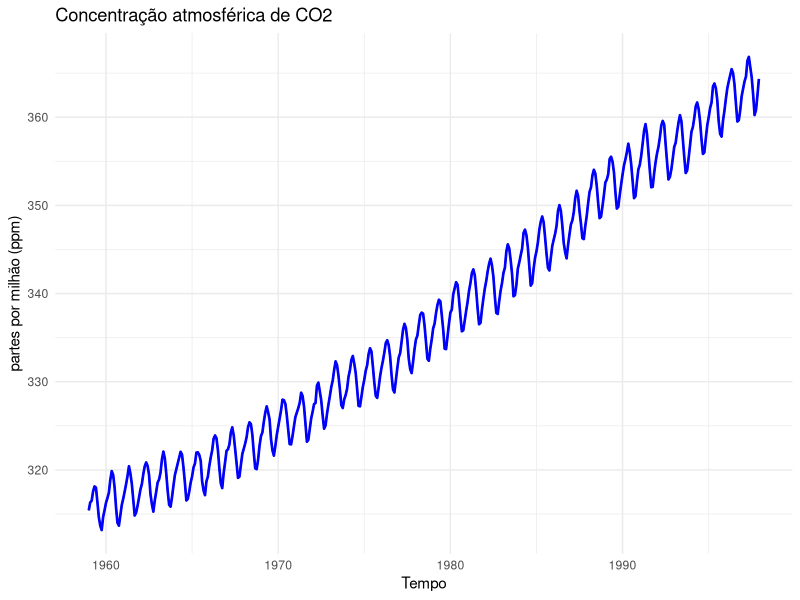
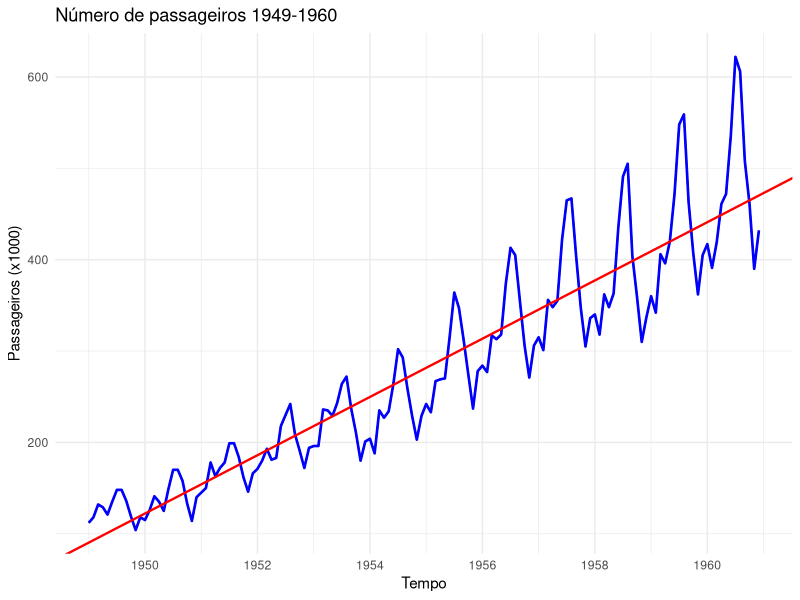
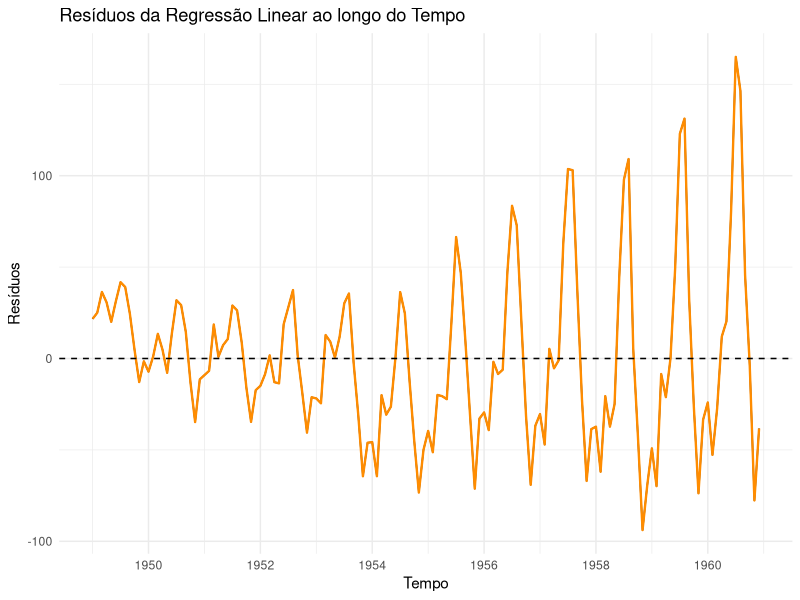
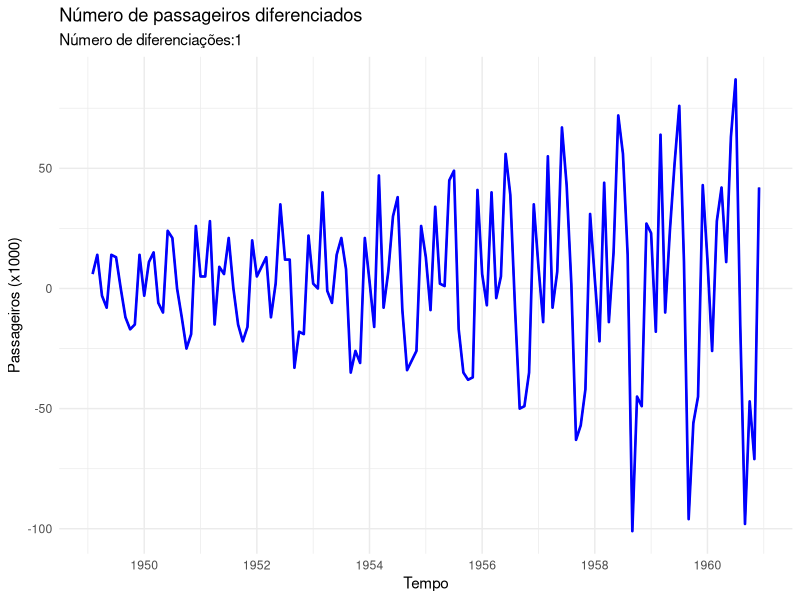
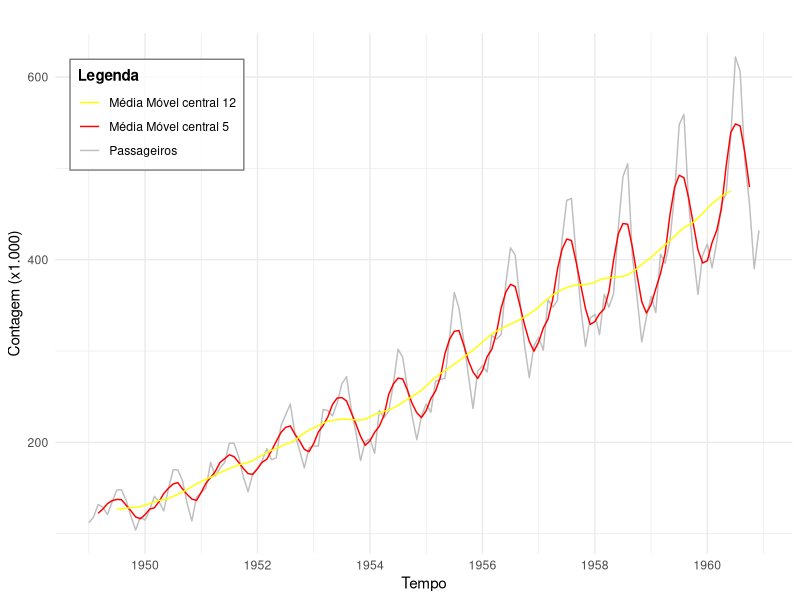
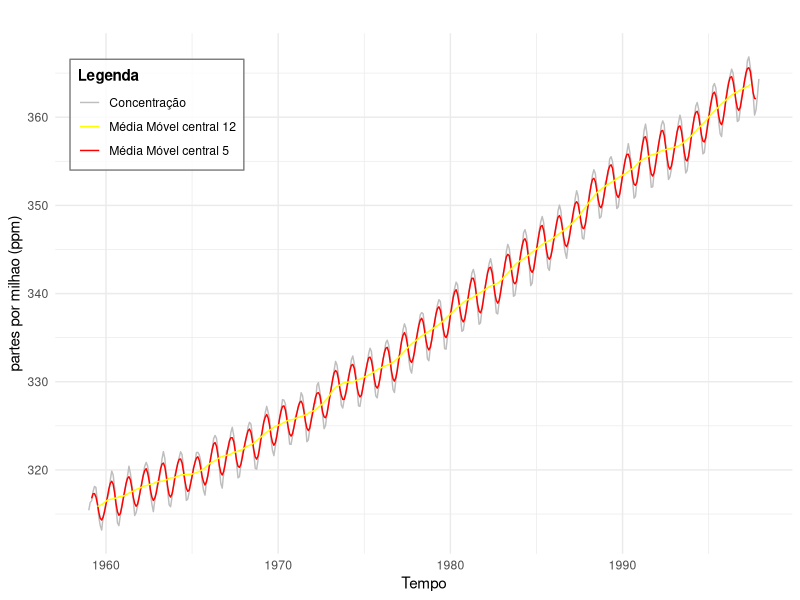
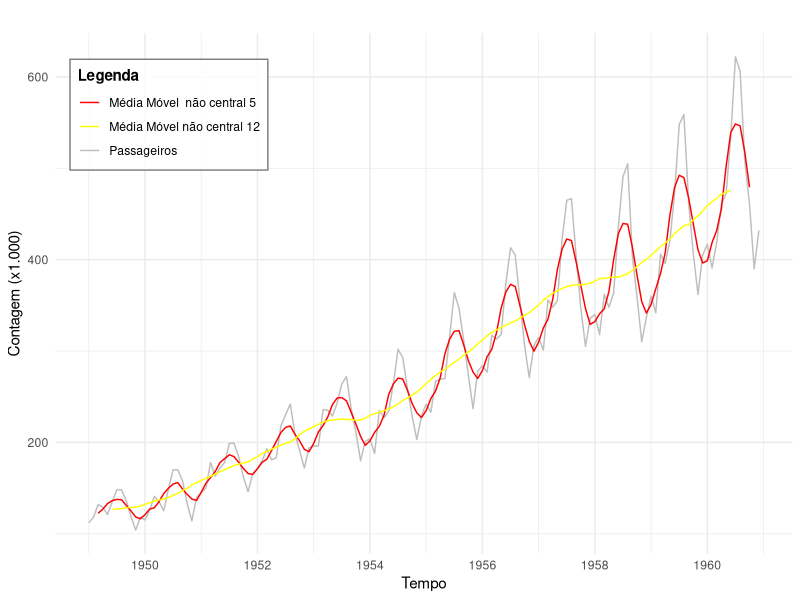
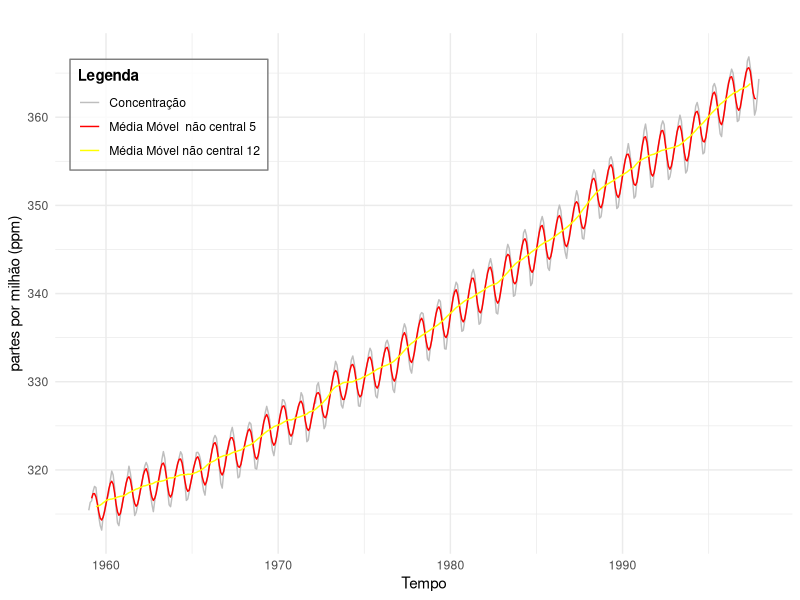

The R source for these figures, in order: (Note: this script raises an error after producing the figures.)
#Bibliotecas
library(forecast)
library(ggplot2)
library(stringr)

#Carregando dados
ts_AP<-AirPassengers
ts_co<-co2

#Gráfico da série temporal original
autoplot(ts_co)+
  geom_line(linewidth = 0.9, color = 'blue')+
  labs(title = 'Concentração atmosférica de CO2')+
  xlab("Tempo")+
  ylab("partes por milhão (ppm)")+
  theme_minimal()

#Detrending:
AP <- AirPassengers
time <- time(AP)
reg <- lm(AP ~ time)
plot <- autoplot(AP) +
  geom_line(linewidth = 0.9, color = 'blue') +
  geom_abline(intercept = coef(reg)[1], slope = coef(reg)[2], color = 'red', linewidth = 0.8) +
  labs(title = 'Número de passageiros 1949-1960') +
  xlab("Tempo") +
  ylab("Passageiros (x1000)") +
  theme_minimal()
show(plot)

plot_res <- autoplot(ts(reg$residuals, start = start(AP), frequency = frequency(AP))) +
  geom_line(linewidth = 0.8, color = 'darkorange') +
  geom_hline(yintercept = 0, linetype = "dashed", color = "black") +
  labs(title = 'Resíduos da Regressão Linear ao longo do Tempo') +
  xlab("Tempo") +
  ylab("Resíduos") +
  theme_minimal()
show(plot_res)



difs<-ndiffs(AP)
plot <- autoplot(diff(AP,difs)) +
  geom_line(linewidth = 0.9, color = 'blue') +
  labs(title = 'Número de passageiros diferenciados',
       subtitle = str_glue('Número de diferenciações:{difs}')) +
  xlab("Tempo") +
  ylab("Passageiros (x1000)") +
  theme_minimal()
show(plot)

#Média móvel central de ordem 5
ts_AP_MAC5<-ma(ts_AP,order = 5, centre = TRUE)
ts_co_MAC5<-ma(ts_co,order = 5, centre = TRUE)

#Média Móvel central de ordem 12
ts_AP_MAC12<-ma(ts_AP,order = 12, centre = TRUE)
ts_co_MAC12<-ma(ts_co,order = 12, centre = TRUE)

#Média móvel não central de ordem 5
ts_AP_MANC5<- ma(ts_AP, order = 5, centre = FALSE)
ts_co_MANC5<- ma(ts_co, order = 5, centre = FALSE)

#Média móvel não central de ordem 12
ts_AP_MANC12<- ma(ts_AP, order = 12, centre = FALSE)
ts_co_MANC12<- ma(ts_co, order = 12, centre = FALSE)


#Gráfico das médias moveis centrais
plot_APMAC <- autoplot(ts_AP, series = "Passageiros") +
  autolayer(ts_AP_MAC5, series = "Média Móvel central 5") +
  autolayer(ts_AP_MAC12, series = "Média Móvel central 12") +
  labs(
    x = "Tempo",
    y = "Contagem (x1.000)",
    color = "Legenda"
  ) +
  scale_color_manual(
    values = c("Passageiros" = "gray", 
               "Média Móvel central 5" = "red", 
               "Média Móvel central 12" = "yellow")
  ) +
  theme_minimal()+
  theme(
    legend.position = "inside",
    legend.position.inside = c(0.02, 0.95),
    legend.justification = c(0, 1),
    legend.background = element_rect(fill = alpha("white", 0.8), color = "gray50"),
    legend.title = element_text(face = "bold")
  )
show(plot_APMAC)

plot_coMAC <- autoplot(ts_co, series = "Concentração") +
  autolayer(ts_co_MAC5, series = "Média Móvel central 5") +
  autolayer(ts_co_MAC12, series = "Média Móvel central 12") +
  labs(
    x = "Tempo",
    y = "partes por milhao (ppm)",
    color = "Legenda"
  ) +
  scale_color_manual(
    values = c("Concentração" = "gray", 
               "Média Móvel central 5" = "red", 
               "Média Móvel central 12" = "yellow")
  ) +
  theme_minimal()+
  theme(
    legend.position = "inside",
    legend.position.inside = c(0.02, 0.95),
    legend.justification = c(0, 1),
    legend.background = element_rect(fill = alpha("white", 0.8), color = "gray50"),
    legend.title = element_text(face = "bold")
  )
show(plot_coMAC)

#Gráfico das médias moveis não-centrais
plot_APMANC <- autoplot(ts_AP, series = "Passageiros") +
  autolayer(ts_AP_MANC5, series = "Média Móvel  não central 5") +
  autolayer(ts_AP_MANC12, series = "Média Móvel não central 12") +
  labs(
    x = "Tempo",
    y = "Contagem (x1.000)",
    color = "Legenda"
  ) +
  scale_color_manual(
    values = c("Passageiros" = "gray", 
               "Média Móvel  não central 5" = "red", 
               "Média Móvel não central 12" = "yellow")
  ) +
  theme_minimal()+
  theme(
    legend.position = "inside",
    legend.position.inside = c(0.02, 0.95),
    legend.justification = c(0, 1),
    legend.background = element_rect(fill = alpha("white", 0.8), color = "gray50"),
    legend.title = element_text(face = "bold")
  )
show(plot_APMANC)

plot_coMANC <- autoplot(ts_co, series = "Concentração") +
  autolayer(ts_co_MANC5, series = "Média Móvel  não central 5") +
  autolayer(ts_co_MANC12, series = "Média Móvel não central 12") +
  labs(
    x = "Tempo",
    y = "partes por milhão (ppm)",
    color = "Legenda"
  ) +
  scale_color_manual(
    values = c("Concentração" = "gray", 
               "Média Móvel  não central 5" = "red", 
               "Média Móvel não central 12" = "yellow")
  ) +
  theme_minimal()+
  theme(
    legend.position = "inside",
    legend.position.inside = c(0.02, 0.95),
    legend.justification = c(0, 1),
    legend.background = element_rect(fill = alpha("white", 0.8), color = "gray50"),
    legend.title = element_text(face = "bold")
  )
show(plot_coMANC)


#Decomposição usando STL
AP_stl<- stl(ts_AP,s.window = 'periodic')
plot(AP_stl)

co_stl<-stl(ts_co, s.window = 'periodic')
plot(co_stl)


#Transformação de Box-Cox
lambda_AP<-BoxCox.lambda(ts_AP, method = 'guerrero')
lambda_AP
ts_AP_BC<-BoxCox(ts_AP,lambda_AP)
autoplot(ts_AP_BC)+
  geom_line(linewidth = 0.9, color = 'blue')+
  xlab("Tempo")+
  ylab("")+
  theme_minimal()


#SUAVIZAÇAO EXPONENCIAL SIMPLES
fit_SES<-HoltWinters(Nile, beta= FALSE, gamma = FALSE)
pred_SES<-predict(fit_SES, n.ahead=10)
plot_Nile <- autoplot(Nile, series = "Original") +
  autolayer(fitted(fit_SES)[, "xhat"], series = "Suavização Exponencial") +
  autolayer(pred_SES, series = "Previsão com SES")
plot_Nile <- autoplot(Nile, series = "Original") +
  autolayer(fitted(fit_SES)[, "xhat"], series = "Suavização Exponencial") +
  labs(
    x = "Tempo",
    y = "Fluxo (x100hm³)",
    color = "Legenda"
  ) +
  scale_color_manual(
    values = c("Original" = "gray", 
               "Suavização Exponencial" = "red",
               "Previsão com SES" = "orange")
  )+
  theme_minimal() +
  theme(
    legend.position = "inside",
    legend.position.inside = c(0.62, 0.95),
    legend.justification = c(0, 1),
    legend.background = element_rect(fill = alpha("white", 0.8), color = "gray50"),
    legend.title = element_text(face = "bold")
  )
plot_Nile


#SUAVIZAÇÃO DE HOLT
fit_Holt<-HoltWinters(uspop,gamma = FALSE)
pred_Holt<- predict(fit_Holt, n.ahead = 5)
plot_Holt<- autoplot(uspop, series = "Original") +
  autolayer(fitted(fit_Holt)[, "xhat"], series = "Suavização de Holt") +
  autolayer(pred_Holt, series = "Previsão com Holt")
plot_Holt<- autoplot(uspop, series = "Original") +
  autolayer(fitted(fit_Holt)[, "xhat"], series = "Suavização de Holt") +
  labs(
    x = "Tempo",
    y = "População (1M)",
    color = "Legenda"
  ) +
  scale_color_manual(
    values = c("Original" = "gray", 
               "Suavização de Holt" = "red",
               "Previsão com Holt" = "orange")
  )+
  theme_minimal() +
  theme(
    legend.position = "inside",
    legend.position.inside = c(0.02, 0.95),
    legend.justification = c(0, 1),
    legend.background = element_rect(fill = alpha("white", 0.8), color = "gray50"),
    legend.title = element_text(face = "bold")
  )
plot_Holt

#SUAVIZAÇÃO DE HOLT-WINTERS
fit_HW<-HoltWinters(AirPassengers, seasonal = 'multiplicative')
pred_HW<-predict(fit_HW, n.ahead = 10)
plot_HW<- autoplot(AirPassengers, series = "Original") +
  autolayer(fitted(fit_HW)[, "xhat"], series = "Suavização de Holt-Winters") +
  autolayer(pred_HW, series = "Previsão com Holt-Winters")
plot_HW<- autoplot(ts_AP, series = "Original") +
  autolayer(fitted(fit_HW)[, "xhat"], series = "Suavização de Holt-Winters") +
  labs(
    x = "Tempo",
    y = "Contagem (x1.000)",
    color = "Legenda"
  ) +
  scale_color_manual(
    values = c("Original" = "gray", 
               "Suavização de Holt-Winters" = "red",
               "Previsão com Holt-Winters" = 'orange')
  ) +
  theme_minimal() +
  theme(
    legend.position = "inside",
    legend.position.inside = c(0.02, 0.95),
    legend.justification = c(0, 1),
    legend.background = element_rect(fill = alpha("white", 0.8), color = "gray50"),
    legend.title = element_text(face = "bold")
  )
plot_HW


#Ajuste e seleção de modelos
treino <- head(AirPassengers, -12)
teste  <- tail(AirPassengers, 12)

fit_auto <- auto.arima(treino, lambda = 0)

fit_manual1 <- Arima(treino, 
                     order = c(1, 1, 2), 
                     seasonal = c(0, 1, 1), 
                     lambda = 0)

fit_manual2 <- Arima(treino, 
                     order = c(2, 1, 1), 
                     seasonal = c(0, 1, 0), 
                     lambda = 0)

extrair_metricas <- function(modelo, dados_teste) {
  aic_val <- modelo$aic
  prev <- forecast(modelo, h = length(dados_teste))
  acc  <- accuracy(prev, dados_teste)
  rmse_val <- acc[2, "RMSE"]
  mase_val <- acc[2, "MASE"]
  nome <- forecast:::arima.string(modelo, padding = FALSE)
  
  return(data.frame(Modelo = nome, 
                    AIC = round(aic_val, 2), 
                    RMSE_Teste = round(rmse_val, 2), 
                    MASE_Teste = round(mase_val, 3)))
}

tabela_comparativa <- bind_rows(
  extrair_metricas(fit_auto, teste),
  extrair_metricas(fit_manual1, teste),
  extrair_metricas(fit_manual2, teste)
) %>% 
  arrange(AIC)

print(tabela_comparativa)

melhor_modelo <- if(tabela_comparativa$AIC[1] <= fit_auto$aic) fit_auto else fit_manual1
autoplot(forecast(melhor_modelo, h=12)) +
  autolayer(teste, series="Dados Reais") +
  labs(title = "Previsão AirPassengers vs Realidade",
       subtitle = str_glue("Modelo:{forecast:::arima.string(melhor_modelo)}"))
